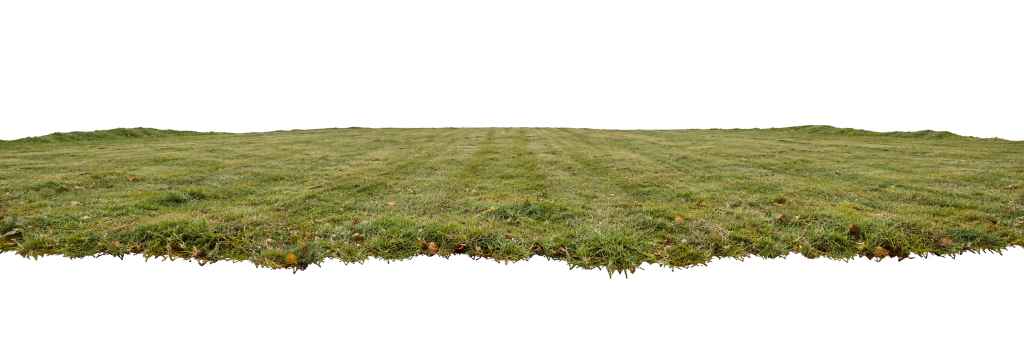
#> input picture assets/2d/T-038-片头家庭电影/final/layer_ground_far.png, 2048 x 683 px, given in place of layer_sky.png, which was not available (shown at 1/2 size)
$ python make_room_textures.py '../../assets/2d/T-038-片头家庭电影/final/layer_ground_far.png'
#> lines starting #> are read from the running program, lines starting #| are printed output that depends on the picture; pictures that were not available may be replaced by others from this repository, and a replacement may not be noted
"""房间模块用到的程序贴图（10-16）：照片档案室的历年合影、艾瑞斯房间的墙纸与乱线画。

    python3 tools/art/make_room_textures.py
输出到 godot/art/levels/manor/textures/（与 manor 共用的贴图目录）。

· 合影 photo_1919 … photo_1925：用片头家庭电影的庄园立面层与人物剪纸拼成，旧照片褐色调、白边。
  一家人（安布罗斯、康斯坦斯、艾瑞斯、吉迪恩）每年都在；“多出来的人”按《02》：1920 彭罗斯、1922 索尔特、1924 卢西恩。
  1926 年那张背面朝上放在书桌上（模型里只做背面），墙上那一格空着；正面 photo_1926 挂在主人的卧室（T-041），只生成它：--only=1926。索尔特、卢西恩没有剪纸，暂用彭罗斯的剪纸压暗代替（合影图片待美术）。
· 墙纸 wallpaper_floral：淡蓝底、深蓝碎花，四方连续。
· 艾瑞斯的画：四张状态画直接取 T-031 v3 生成图；另画三张背景乱线画（黑色乱线、网格圆眼睛）。
"""
import os, math, random
from PIL import Image, ImageDraw, ImageFilter, ImageOps, ImageEnhance

ROOT = os.path.abspath(os.path.join(os.path.dirname(__file__), '..', '..'))
OUT = f'{ROOT}/godot/art/levels/manor/textures'
FILM = f'{ROOT}/assets/2d/T-038-片头家庭电影'
IRIS = f'{ROOT}/assets/2d/T-031-艾瑞斯的房间'
rng = random.Random(1926)

def sepia(im):
    g = ImageOps.grayscale(im)
    g = ImageEnhance.Contrast(g).enhance(0.85)
    return ImageOps.colorize(g, (38, 26, 16), (236, 220, 188))

def cut(name):
    im = Image.open(f'{FILM}/cutouts/cut_{name}.png').convert('RGBA')
    return im.crop(im.getbbox())

def group_photo(year, people):
#> called with year = 1926
    W, H = 900, 600
    bg = Image.open(f'{FILM}/final/layer_sky.png').convert('RGBA').resize((W, H))
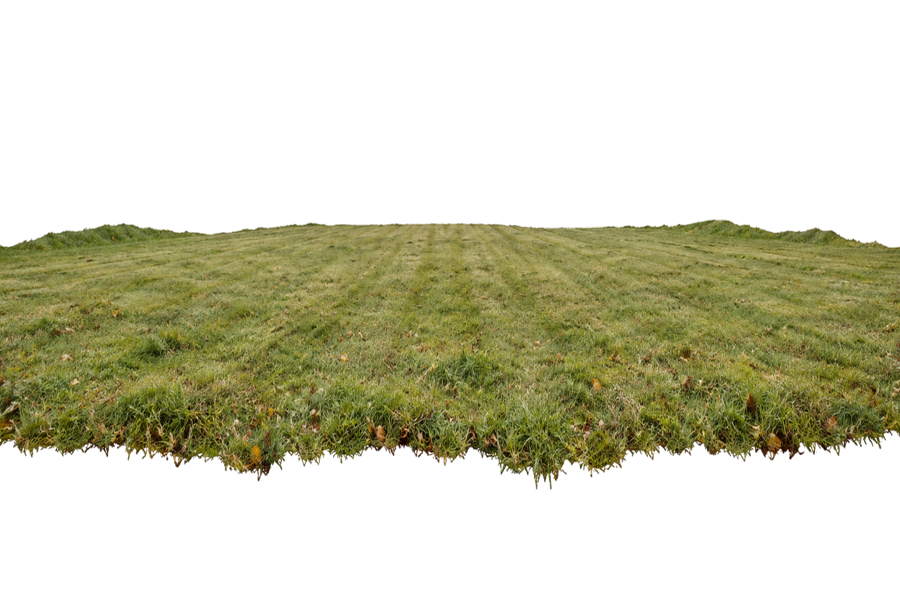
#> bg: PIL image 900x600 RGBA; mean R, G, B, A 49.8, 48.8, 25.3, 97.3; transparent parts drawn white
    manor = Image.open(f'{FILM}/final/layer_manor.png').convert('RGBA').resize((W, int(W * 1024 / 1536)))
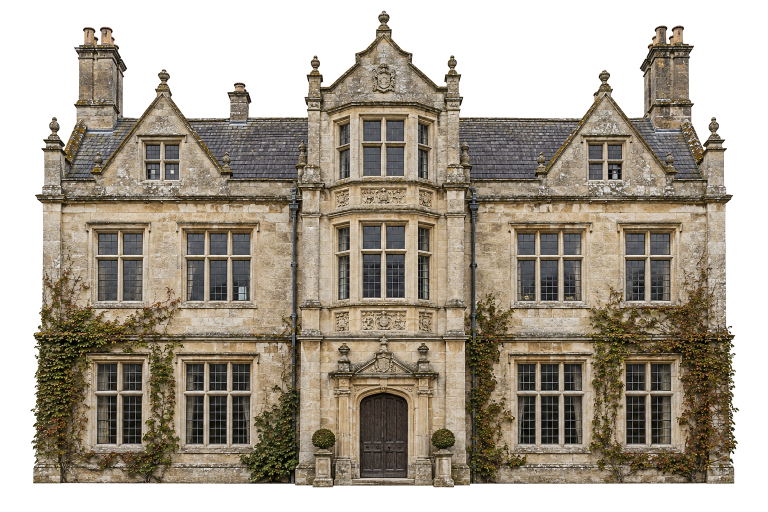
#> input picture assets/2d/T-038-片头家庭电影/final/layer_manor.png, 1536 x 1024 px (shown at 1/2 size)
    bg.alpha_composite(manor, (0, -60))
    ground = Image.open(f'{FILM}/final/layer_ground_mid-v2.png').convert('RGBA')
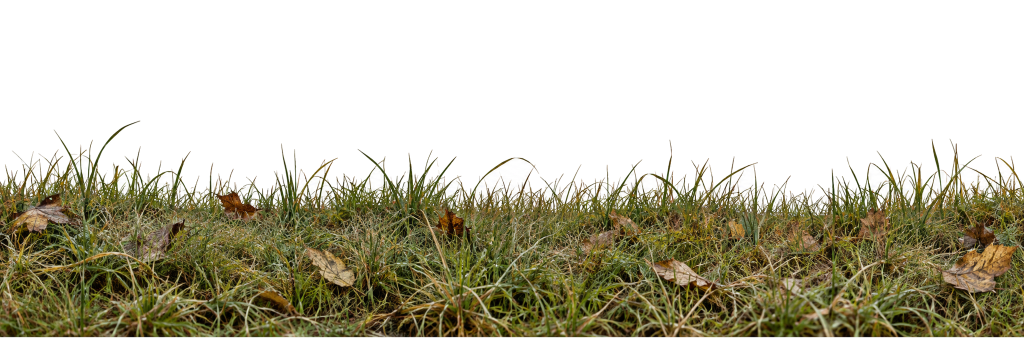
#> input picture assets/2d/T-038-片头家庭电影/final/layer_ground_near.png, 2048 x 683 px, given in place of layer_ground_mid-v2.png, which was not available (shown at 1/2 size)
#> ground is the input picture: PIL image 2048x683 RGBA; mean R, G, B, A 188.1, 184.5, 165.2, 120.7
    ground = ground.resize((W, int(W * ground.height / ground.width)))
#> ground: PIL image 900x300 RGBA
    bg.alpha_composite(ground, (0, H - ground.height + 40))
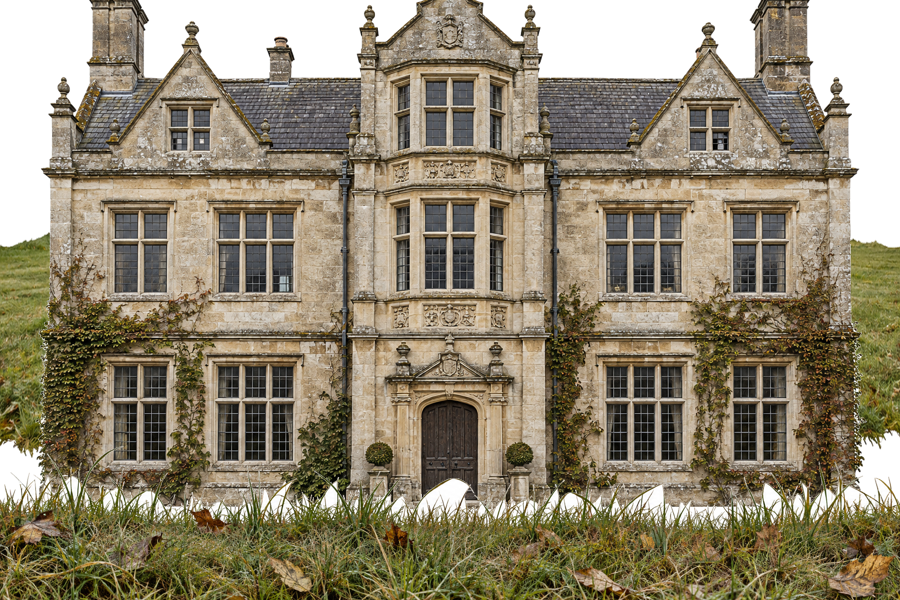
#> bg: PIL image 900x600 RGBA; mean R, G, B, A 112.8, 103.1, 81.2, 222.3; transparent parts drawn white
    n = len(people); x0 = 120; step = (W - 240) / max(1, n - 1) if n > 1 else 0
    for k, (who, h, dark) in enumerate(people):
        if who is None: continue                                                     # 空着的位置（1926：主位空着）
        im = cut(who)
#> in cut, `return im.crop(im.getbbox())`:
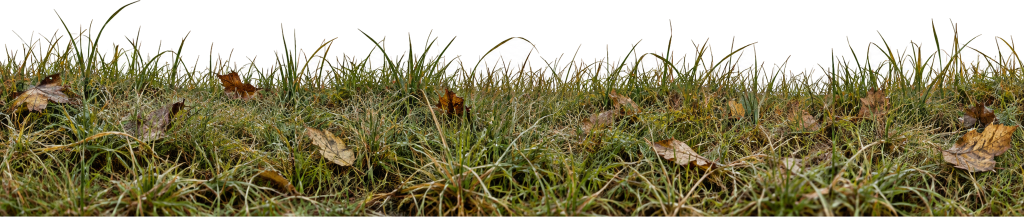
#> returned value: PIL image 2048x434 RGBA (shown at 1/2 size); mean R, G, B, A 150.3, 144.6, 114.2, 190; transparent parts drawn white
        s = h / im.height; im = im.resize((max(1, int(im.width * s)), int(h)))
#> after `s = h / im.height`: s = 1.2
#> after `im = im.resize((max(1, int(im.width * s)), int(h)))`:
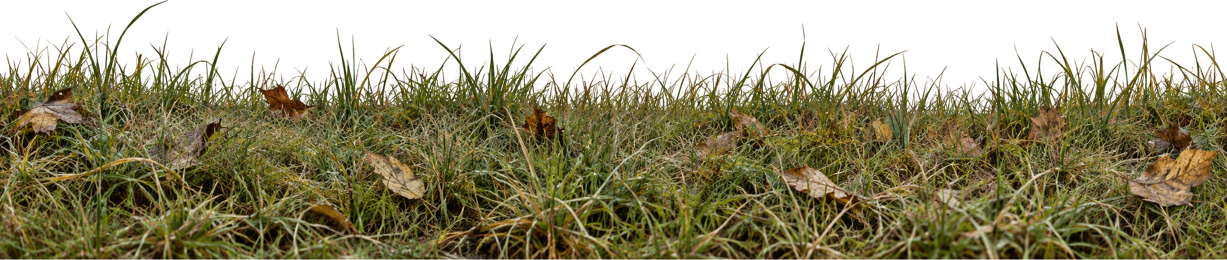
#> im: PIL image 2453x520 RGBA (shown at 1/2 size); mean R, G, B, A 87.2, 81.5, 51, 190; transparent parts drawn white
        if who == 'latente':                                                         # 这张剪纸外沿有一圈白边：收进几个像素
            r_, g_, b_, a_ = im.split(); im = Image.merge('RGBA', (r_, g_, b_, a_.filter(ImageFilter.MinFilter(9))))
        if dark:
            r, g, b, a = im.split(); im = Image.merge('RGBA', (r.point(lambda v: v * 0.45), g.point(lambda v: v * 0.45), b.point(lambda v: v * 0.45), a))
        cx = int(x0 + k * step) if n > 1 else W // 2
        bg.alpha_composite(im, (cx - im.width // 2, H - 40 - im.height))
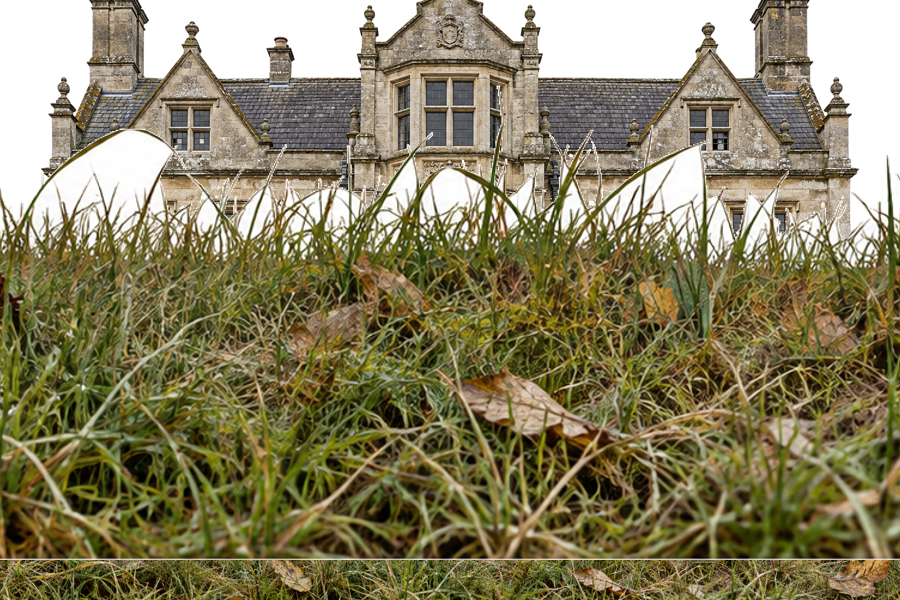
#> bg: PIL image 900x600 RGBA; mean R, G, B, A 107.9, 100.4, 68.4, 226; transparent parts drawn white
    ph = sepia(bg.convert('RGB')).filter(ImageFilter.GaussianBlur(0.8))
    vig = Image.new('L', (W, H), 255); d = ImageDraw.Draw(vig)                   # 四角压暗
    for i in range(40): d.rectangle([i * 2, i * 2, W - 1 - i * 2, H - 1 - i * 2], outline=int(90 + 165 * i / 40))
    ph = Image.composite(ph, Image.new('RGB', (W, H), (40, 28, 18)), vig.filter(ImageFilter.GaussianBlur(25)))
    noise = Image.effect_noise((W, H), 18).convert('RGB')
    ph = Image.blend(ph, ImageOps.colorize(ImageOps.grayscale(noise), (60, 45, 30), (230, 210, 180)), 0.08)
    mount = Image.new('RGB', (W + 80, H + 110), (226, 216, 192)); mount.paste(ph, (40, 40))
    mount = mount.resize((768, int(768 * mount.height / mount.width)))
    mount.save(f'{OUT}/photo_{year}.jpg', quality=88)

# 1926（T-041 主人卧室墙上那张，与档案室书桌上背面朝上的是同一张）：主位空着，面纱女人站在队伍边上（《02》9.5 第 2 章“合影”）
import sys
#> (the run stopped early here; a loop or call above may not have finished)
